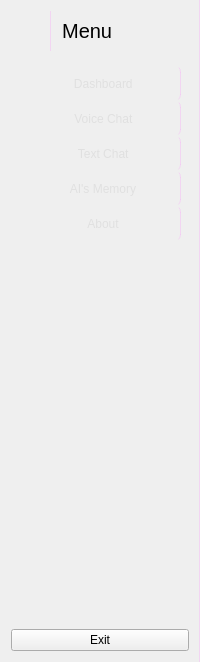
     <widget class="QWidget" name="full_menu_widget" native="true">
      <property name="styleSheet">
       <string notr="true">QWidget{  /* Replace with the actual object name */
    background: qlineargradient(spread:pad, x1:0, y1:0, x2:1, y2:0, 
        stop:0 rgba(30, 40, 50, 255), 
        stop:1 rgba(50, 60, 70, 255));
    border-right: 1px solid rgba(255, 105, 255, 50);  /* Subtle neon border */
}
QListWidget::item:hover {  /* For sidebar items */
    background-color: rgba(255, 105, 255, 50);  /* Subtle hover effect */
}</string>
      </property>
      <layout class="QVBoxLayout" name="verticalLayout_4">
       <item>
        <layout class="QHBoxLayout" name="horizontalLayout_2">
         <property name="spacing">
          <number>0</number>
         </property>
         <item>
          <widget class="QLabel" name="logo_label_2">
           <property name="minimumSize">
            <size>
             <width>40</width>
             <height>40</height>
            </size>
           </property>
           <property name="maximumSize">
            <size>
             <width>40</width>
             <height>40</height>
            </size>
           </property>
           <property name="styleSheet">
            <string notr="true">
    background-color: transparent;
</string>
           </property>
           <property name="text">
            <string/>
           </property>
           <property name="pixmap">
            <pixmap resource="static/resource.qrc">:/icon/icon/menumain.png</pixmap>
           </property>
           <property name="scaledContents">
            <bool>true</bool>
           </property>
          </widget>
         </item>
         <item>
          <widget class="QLabel" name="logo_label_3">
           <property name="font">
            <font>
             <pointsize>15</pointsize>
            </font>
           </property>
           <property name="text">
            <string>  Menu</string>
           </property>
          </widget>
         </item>
        </layout>
       </item>
       <item>
        <widget class="QFrame" name="frame">
         <property name="styleSheet">
          <string notr="true">QPushButton {
    color: #E0E0E0;  /* Light grey text */
    border-radius: 6px;
    padding: 6px 12px;
    font-size: 12px;
}
</string>
         </property>
         <layout class="QVBoxLayout" name="verticalLayout_2">
          <property name="spacing">
           <number>0</number>
          </property>
          <property name="rightMargin">
           <number>8</number>
          </property>
          <item>
           <widget class="QPushButton" name="home_btn_2">
            <property name="minimumSize">
             <size>
              <width>0</width>
              <height>35</height>
             </size>
            </property>
            <property name="font">
             <font>
              <pointsize>-1</pointsize>
             </font>
            </property>
            <property name="cursor">
             <cursorShape>PointingHandCursor</cursorShape>
            </property>
            <property name="text">
             <string>  Dashboard</string>
            </property>
            <property name="icon">
             <iconset resource="static/resource.qrc">
              <normaloff>:/icon/icon/home-4-32.ico</normaloff>
              <normalon>:/icon/icon/home-4-48.ico</normalon>:/icon/icon/home-4-32.ico</iconset>
            </property>
            <property name="iconSize">
             <size>
              <width>16</width>
              <height>16</height>
             </size>
            </property>
            <property name="checkable">
             <bool>true</bool>
            </property>
            <property name="autoExclusive">
             <bool>true</bool>
            </property>
           </widget>
          </item>
          <item>
           <widget class="QPushButton" name="dashborad_btn_2">
            <property name="minimumSize">
             <size>
              <width>0</width>
              <height>35</height>
             </size>
            </property>
            <property name="font">
             <font>
              <pointsize>-1</pointsize>
             </font>
            </property>
            <property name="cursor">
             <cursorShape>PointingHandCursor</cursorShape>
            </property>
            <property name="text">
             <string>  Voice Chat</string>
            </property>
            <property name="icon">
             <iconset resource="static/resource.qrc">
              <normaloff>:/icon/icon/dashboard-5-32.ico</normaloff>
              <normalon>:/icon/icon/dashboard-5-48.ico</normalon>:/icon/icon/dashboard-5-32.ico</iconset>
            </property>
            <property name="iconSize">
             <size>
              <width>16</width>
              <height>16</height>
             </size>
            </property>
            <property name="checkable">
             <bool>true</bool>
            </property>
            <property name="autoExclusive">
             <bool>true</bool>
            </property>
           </widget>
          </item>
          <item>
           <widget class="QPushButton" name="orders_btn_2">
            <property name="minimumSize">
             <size>
              <width>0</width>
              <height>35</height>
             </size>
            </property>
            <property name="font">
             <font>
              <pointsize>-1</pointsize>
             </font>
            </property>
            <property name="cursor">
             <cursorShape>PointingHandCursor</cursorShape>
            </property>
            <property name="text">
             <string>  Text Chat</string>
            </property>
            <property name="icon">
             <iconset resource="static/resource.qrc">
              <normaloff>:/icon/icon/activity-feed-32.ico</normaloff>
              <normalon>:/icon/icon/activity-feed-48.ico</normalon>:/icon/icon/activity-feed-32.ico</iconset>
            </property>
            <property name="iconSize">
             <size>
              <width>16</width>
              <height>16</height>
             </size>
            </property>
            <property name="checkable">
             <bool>true</bool>
            </property>
            <property name="autoExclusive">
             <bool>true</bool>
            </property>
           </widget>
          </item>
          <item>
           <widget class="QPushButton" name="products_btn_2">
            <property name="minimumSize">
             <size>
              <width>0</width>
              <height>35</height>
             </size>
            </property>
            <property name="font">
             <font>
              <pointsize>-1</pointsize>
             </font>
            </property>
            <property name="cursor">
             <cursorShape>PointingHandCursor</cursorShape>
            </property>
            <property name="text">
             <string>  AI's Memory</string>
            </property>
            <property name="icon">
             <iconset resource="static/resource.qrc">
              <normaloff>:/icon/icon/product-32.ico</normaloff>
              <normalon>:/icon/icon/product-48.ico</normalon>:/icon/icon/product-32.ico</iconset>
            </property>
            <property name="iconSize">
             <size>
              <width>16</width>
              <height>16</height>
             </size>
            </property>
            <property name="checkable">
             <bool>true</bool>
            </property>
            <property name="autoExclusive">
             <bool>true</bool>
            </property>
           </widget>
          </item>
          <item>
           <widget class="QPushButton" name="customers_btn_2">
            <property name="minimumSize">
             <size>
              <width>0</width>
              <height>35</height>
             </size>
            </property>
            <property name="font">
             <font>
              <pointsize>-1</pointsize>
             </font>
            </property>
            <property name="cursor">
             <cursorShape>PointingHandCursor</cursorShape>
            </property>
            <property name="text">
             <string>  About</string>
            </property>
            <property name="icon">
             <iconset resource="static/resource.qrc">
              <normaloff>:/icon/icon/group-32.ico</normaloff>
              <normalon>:/icon/icon/group-48.ico</normalon>:/icon/icon/group-32.ico</iconset>
            </property>
            <property name="iconSize">
             <size>
              <width>16</width>
              <height>16</height>
             </size>
            </property>
            <property name="checkable">
             <bool>true</bool>
            </property>
            <property name="autoExclusive">
             <bool>true</bool>
            </property>
           </widget>
          </item>
         </layout>
        </widget>
       </item>
       <item>
        <spacer name="verticalSpacer_2">
         <property name="orientation">
          <enum>Qt::Vertical</enum>
         </property>
         <property name="sizeHint" stdset="0">
          <size>
           <width>20</width>
           <height>373</height>
          </size>
         </property>
        </spacer>
       </item>
       <item>
        <widget class="QPushButton" name="exit_btn_2">
         <property name="cursor">
          <cursorShape>PointingHandCursor</cursorShape>
         </property>
         <property name="text">
          <string>Exit</string>
         </property>
         <property name="icon">
          <iconset resource="static/resource.qrc">
           <normaloff>:/icon/icon/close-window-64.ico</normaloff>:/icon/icon/close-window-64.ico</iconset>
         </property>
         <property name="iconSize">
          <size>
           <width>14</width>
           <height>14</height>
          </size>
         </property>
        </widget>
       </item>
      </layout>
     </widget>
